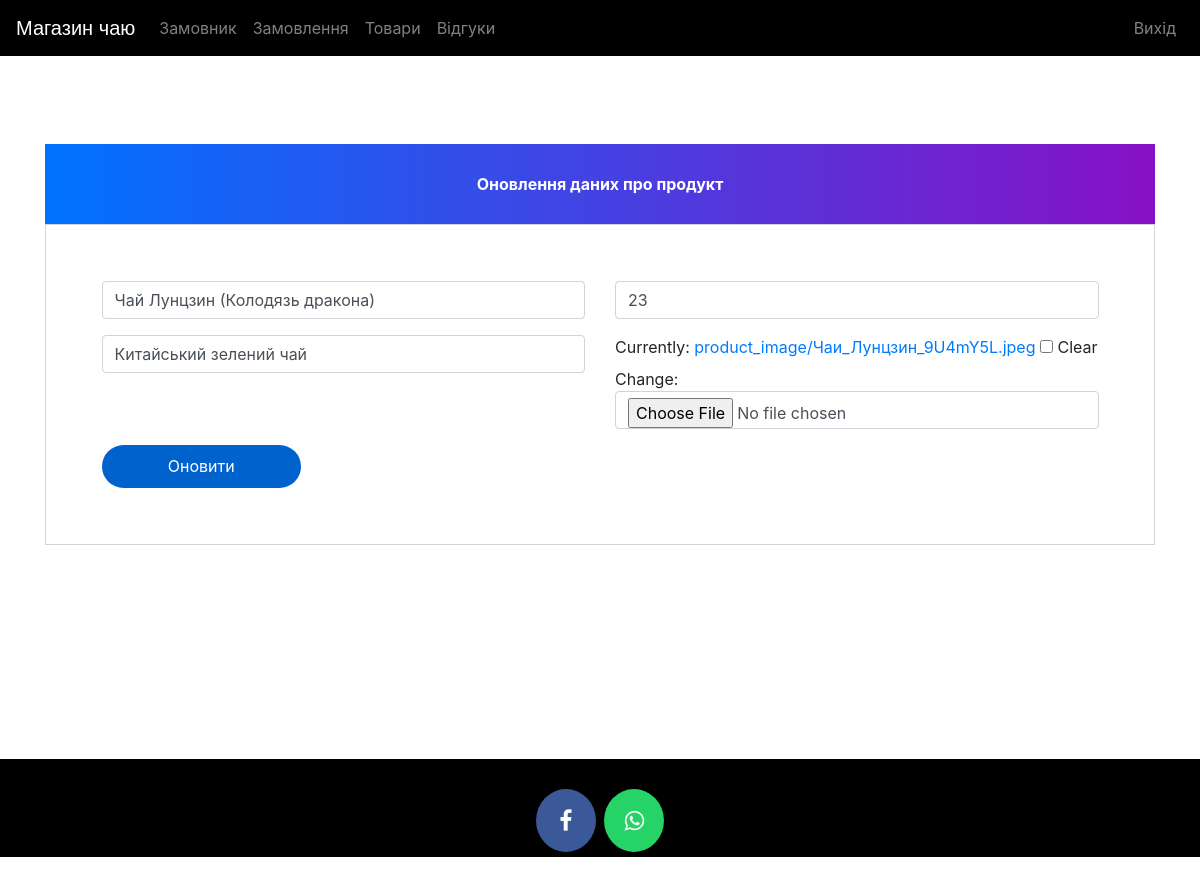
/update-product/11 (signed in), run on the app's committed database.
### ecom/models.py (models this page shows, shortened)
class Product(models.Model):
    name = models.CharField(max_length=40)
    product_image = models.ImageField(upload_to='product_image/', null=True, blank=True)
    price = models.PositiveIntegerField()
    description=models.CharField(max_length=40)

### ecom/views.py (the view)
# urls.py: path('update-product/<int:pk>', views.update_product_view,name='update-product'),
@login_required(login_url='adminlogin')
def update_product_view(request,pk):
    product = models.Product.objects.get(id=pk)
    productForm = forms.ProductForm(instance=product)
    if request.method == 'POST':
        productForm = forms.ProductForm(request.POST, request.FILES,instance=product)
        if productForm.is_valid():
            productForm.save()
            return redirect('admin-products')
    return render(request, 'ecom/admin_update_product.html', {'productForm':productForm})

### ecom/forms.py
class ProductForm(forms.ModelForm):
    class Meta:
        model = models.Product
        fields = ['name', 'price', 'description', 'product_image']

### templates/ecom/admin_update_product.html (shortened to what this page needs)
{% extends 'ecom/admin_base.html' %}
{% load widget_tweaks %}
{% block content %}
<head>
  <link href="//maxcdn.bootstrapcdn.com/bootstrap/4.1.1/css/bootstrap.min.css" rel="stylesheet" id="bootstrap-css">
</head>
<br><br><br><br><br><br>
<form method="post" enctype="multipart/form-data">
  <div class="container register-form">
    <div class="form">
      <div class="note">
        <p>Оновлення даних про продукт</p>
      </div>
      <div class="form-content">
        <div class="row">
          <div class="col-md-6">
            <div class="form-group">
              {% render_field productForm.name class="form-control" placeholder="Product Name" %}
            </div>
            <div class="form-group">
              {% render_field productForm.description class="form-control" placeholder="Description" %}
            </div>
          </div>
          <div class="col-md-6">
            <div class="form-group">
              {% render_field productForm.price class="form-control" placeholder="Price" %}
            </div>
            <div class="form-group">
              {% render_field productForm.product_image class="form-control" placeholder="product_image" %}
            </div>
          </div>
        </div>
        <button type="submit" class="btnSubmit">Оновити</button>
      </div>
    </div>
  </div>
</form>
{% endblock content %}

### templates/ecom/admin_base.html (style rules this page uses)
p { text-align: center; }

### templates/ecom/admin_update_product.html (style rules this page uses)
a:link { text-decoration: none; }
.note { text-align: center; height: 80px; background: -webkit-linear-gradient(left, #0072ff, #8811c5); color: #fff; font-weight: bold; line-height: 80px; }
.form-content { padding: 5%; border: 1px solid #ced4da; margin-bottom: 2%; }
.form-control { border-radius: 1.5rem; }
.btnSubmit { border: none; border-radius: 1.5rem; padding: 1%; width: 20%; cursor: pointer; background: #0062cc; color: #fff; }

### data on the page
Product: name "Чай Лунцзин (Колодязь дракона)", description "Китайський зелений чай", price "23"
